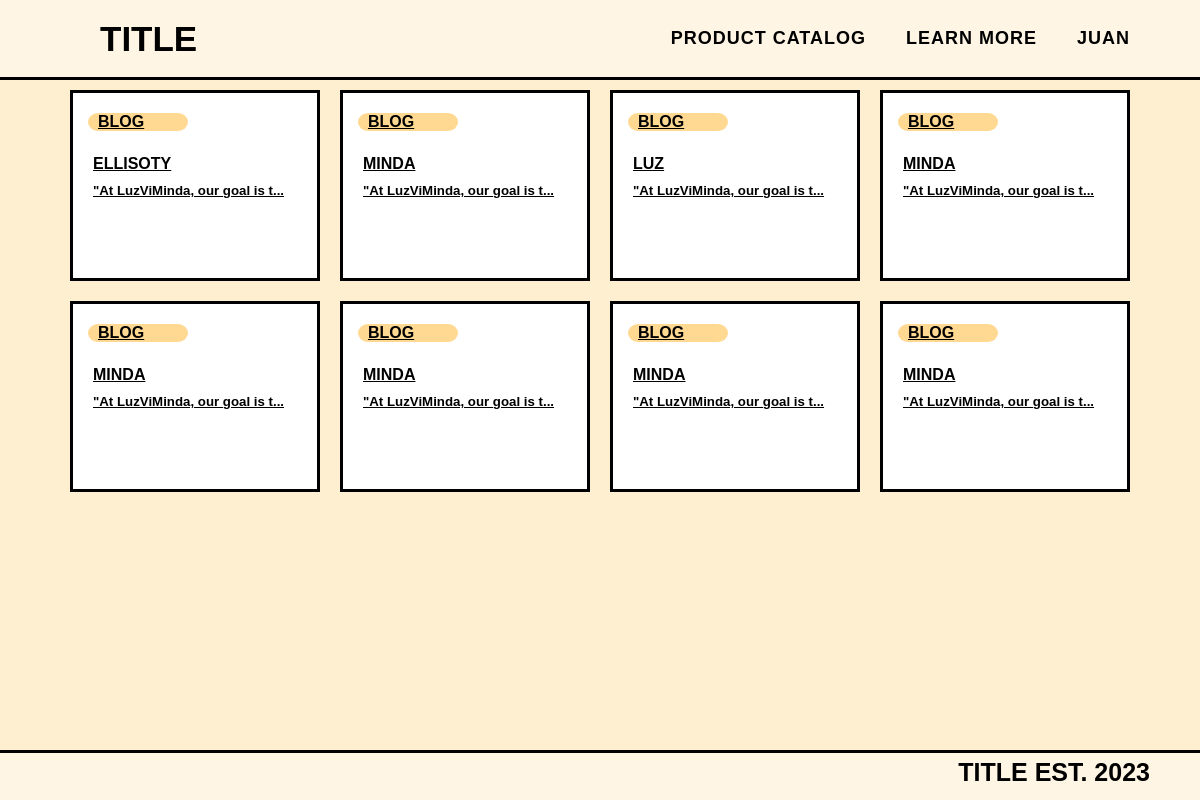
The page /general/learn_more.php (signed in) on the database its author committed.
### tables this page shows
CREATE TABLE `blog_post` (
  `post_id` int(30) NOT NULL,
  `user_id` int(30) NOT NULL,
  `title` varchar(255) NOT NULL,
  `content` varchar(1000) NOT NULL
);

### general/learn_more.php (the view, shortened to what this page needs)
<?php
require_once '../config.php';
?>
<!DOCTYPE html>
<html lang="en">
<head>
    <link rel="stylesheet" href="../styles/global.css">
    <link rel="stylesheet" href="../styles/learn_more.css">
</head>
<body>
<?php
if (isset($_SESSION['loggedin'])) {
    require_once '../components/navbar-seller.php';
}
    else{
    require_once '../components/navbar-general.php';
}
 ?>    <div class="container">
        <div class="mid_container">
        <?php
        $sql = "SELECT* FROM blog_post";
        $result = mysqli_query($conn, $sql);
                    $resultCheck = mysqli_num_rows($result);
        if ($resultCheck > 0) {
            while ($row = mysqli_fetch_assoc($result)) {
        ?> <a href="learn_more_specific?id=<?php echo $row['post_id'] ?>" class="product-text sub-link">
            <div class="card">
                <div class="capsule">
                    <p class="capsule_caption"> BLOG</p>
                </div>
                <h4 class="head">
                <?php echo   $row['title'] ?>
                </h4>
                <h5 class="read_more">
                <?php
                $sentence=$row['content'];
                if(strlen($sentence) >= 30) {
                    echo substr($sentence,0,29)."...";
                } else {
                    echo $sentence;
                }
                ?>
                </h5>
            </div>
            </a>
           <?php }
           }?>
        </div>
    </div>
    <?php require_once '../components/footer.php' ?>
</body>
</html>

### styles/global.css (style rules this page uses)
:root { --bg: #FFEFD1; --wheat: #FEF5E4; --dark-blue: #003077; --orange: #FFA72A; --black: #000; --white: #FFF; --pastel-orange: #FFD892; --pastel-blue: #D6E6FE; --gray:#F3F3F3; }
* { padding: 0; margin: 0; font-family: "Poppins", sans-serif; box-sizing: border-box; color: var(--black); }
body { background: var(--bg); padding-top: 80px; padding-bottom: 80px; }

### styles/learn_more.css (style rules this page uses)
.card { margin-top: 50px; width: 250px; border: solid; color: black; background-color: var(--white); padding: 20px; margin: 10px; }
.capsule_caption { margin-left: 10px; font-weight: bold; }
.capsule { border-radius: 10%/50%; width: 100px; background-color: var(--pastel-orange); margin-left: -5px; margin-bottom: 3vh; }
.container { display: flex; flex-direction: column; justify-content: center; align-items: center; }
.mid_container { display: flex; flex-wrap: wrap; align-items: center; justify-content: space-between; align-self: center; width: 90%; }
.head { width: 100%; margin-bottom: 10px; }
.read_more { width: 100%; margin-bottom: 60px; }

### rows shown on the page
blog_post: title "ELLISOTY", content "\"At LuzViMinda, our goal is t"
blog_post: title "MINDA", content "\"At LuzViMinda, our goal is t"
blog_post: title "LUZ", content "\"At LuzViMinda, our goal is t"
blog_post: title "MINDA", content "\"At LuzViMinda, our goal is t"
blog_post: title "MINDA", content "\"At LuzViMinda, our goal is t"
blog_post: title "MINDA", content "\"At LuzViMinda, our goal is t"
blog_post: title "MINDA", content "\"At LuzViMinda, our goal is t"
blog_post: title "MINDA", content "\"At LuzViMinda, our goal is t"

### other values the page prints
$current_username "JUAN"
